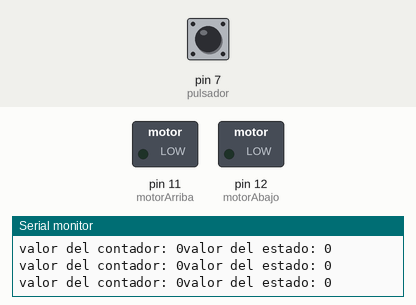
Simulated run of this sketch. Board: Arduino Uno, built with avr-gcc and run on an emulated ATmega328P. Parts: switched loads named in the sketch (green lamp = pin HIGH), the last lines printed to the serial monitor. The inputs (shaded band) are chosen by the test bench; at power-on: pin 7 (pulsador) LOW.

Above: at 1.2 s.
1.3 s: pin 7 (pulsador) pulled HIGH for 0.15 s
At 2.6 s:
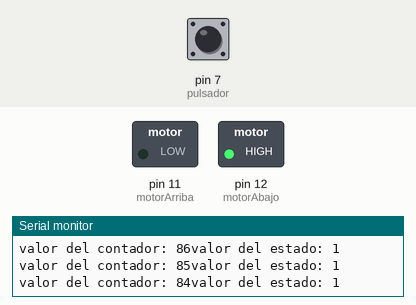
2.9 s: pin 7 (pulsador) pulled HIGH for 3.2 s
At 6.6 s:
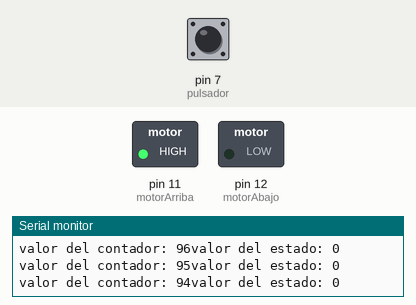
7.6 s: pin 7 (pulsador) pulled HIGH for 1 s
At 9.0 s:
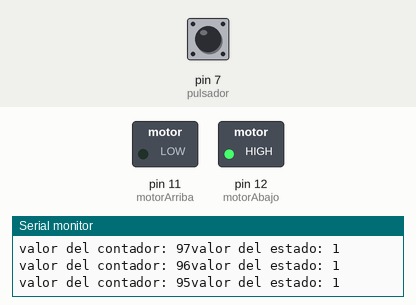
Timing chart, 0 to 17.2 s (numbered marks = the images above; inputs shaded):
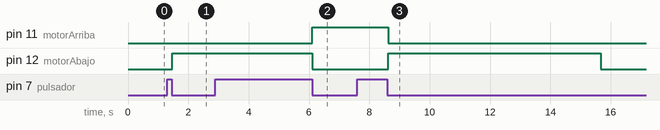

Measured:
- after the input at 1.3 s, pin 12 (motorAbajo): LOW → HIGH after 0.17 s
- after the input at 2.9 s, pin 11 (motorArriba): LOW → HIGH after 3.2 s; pin 12 (motorAbajo): HIGH → LOW after 3.2 s
- after the input at 7.6 s, pin 11 (motorArriba): HIGH → LOW after 1.0 s instead of 5.6 s; pin 12 (motorAbajo): LOW → HIGH after 1.0 s, → LOW 7.0 s later

The sketch:

automatismo_ventanilla_de_coche___ventanilla01.ino
```cpp
/*
PROGRAMA PARA SIMULAR LA FUNCION DE UNA VENTANA DE AUTOMOVIL
DE MANERA SIMPLIFICADA. EL PULSADOR ACCIONA EL MOTOR DE SUBIDA AL SER PRESIONADO
  UNA SEGUNDA PULSACION PROVOCA QUE EL MOTOR DE BAJADA SE ACCIONE.
  MIENTRAS LOS MOTORES ESTAN ACCIONADOS DEBEN RESPONDER AL ACCIONAMIENTO DEL PULSADOR (RESPONSIVE)

  ENTRADA: PULSADOR (SEÑAL DIGITAL)

  SAlIDAS: 2 RELÉ  (SEÑAL DIGITAL)

  AUTOR: DAVID ANDRES OTERO ELIA
  DATA: 02/02/2023
*/


#define motorArriba 11
#define motorAbajo 12
#define pulsador  7

//int motor arriba = 11;
//int motor abajo = 12;

	bool estado = 0; // Bool (estado booliano 0 y 1)
	int contador = 0; // contador para el nº de impulsos del pulsador para conectar el motor.


	void setup() {
 		 pinMode(motorArriba,OUTPUT);
 		 pinMode(motorAbajo,OUTPUT);
 		 pinMode(pulsador,INPUT);

 		 Serial.begin(9600);


}

void loop() {
  										//lectura del pulsador
  	if(digitalRead(pulsador)) {  			//si esta pulsado......
    	estado = !estado;  					 //ASIGNACION //cambiame el estado, activa/ desactiva.
   	    contador = 100;

    while(digitalRead(pulsador)) { 					//lee que esta el pulsador pulsado
        delay(20);								 // espera 20milisegundos mientras esta pulsado y vuelve a empezar el bucle(autolectura)
    }
  }
  													//fin lectura del pulsador

  Serial.print("valor del contador: ");
  Serial.print(contador);
  Serial.print("valor del estado: ");
  Serial.println(estado);


 													 //accionamiento de los motores

  if (contador > 0) {
    if(estado == 0) {    // == COMPARACION
      digitalWrite(motorArriba, HIGH); // ABRIMOS RELE QUE ACTIVA MOTOR DE SUBIDA
      digitalWrite(motorAbajo, LOW);  // CERRAMOS RELE QUE ACTIVA MOTOR DE BAJADA
      delay (70);
      contador --;   //restamos 1 a la variable ///contador///////
    }


    else { if(estado == 1) {
      digitalWrite(motorAbajo, HIGH);
      digitalWrite(motorArriba, LOW);
      delay(70);
      contador --;
  }
         }
  }
  else {			// SI NO ESTA EL MOTOR ACCIONADO . LEE EL BOTON 10 VECES
    	digitalWrite(motorAbajo, LOW);
    	digitalWrite(motorArriba, LOW);
    	delay(100);
  }
    }


      //FIN DE ACCIONAMIENTO DE MOTORES
```
